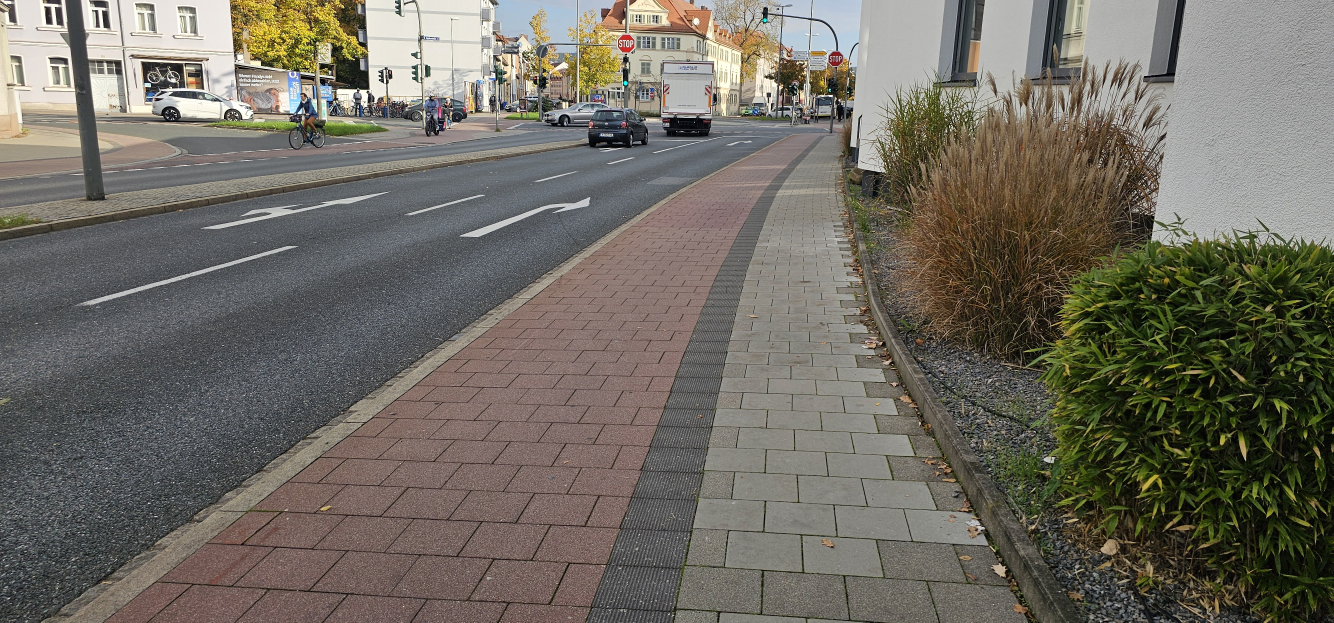
#> input picture python-scripts/testimage.jpg, 4000 x 1868 px, given in place of processed_video.mp4, which was not available (shown at 1/3 size)
$ python 02-feature-extraction.py   (older library calls are emulated)
#> lines starting #> are read from the running program, lines starting #| are printed output that depends on the picture; after the words box and inside, x2 and y2 are one past the last pixel; in counts of white or black regions, pixels touching at a corner belong together; pictures that were not available may be replaced by others from this repository, and a replacement may not be noted
import cv2
import numpy as np
from skimage.feature import local_binary_pattern

def extract_lbp_features(frame, radius=1, n_points=8):
    """Extract Local Binary Pattern (LBP) features from a grayscale image."""
    gray_frame = cv2.cvtColor(frame, cv2.COLOR_BGR2GRAY)
    lbp = local_binary_pattern(gray_frame, n_points, radius, method='uniform')
    return lbp

def extract_features(video_path):
    cap = cv2.VideoCapture(video_path)

    while cap.isOpened():
        ret, frame = cap.read()
#> frame is the input picture: shape (1868, 4000, 3); mean B, G, R 98.5, 107.6, 111.7
        if not ret:
            break

        # Resize the frame for consistency
        frame = cv2.resize(frame, (640, 480))
#> frame: shape (480, 640, 3)

        # Extract LBP features
        lbp_features = extract_lbp_features(frame)

        # Convert frame to YCrCb color space and extract luminance
        ycrcb = cv2.cvtColor(frame, cv2.COLOR_BGR2YCrCb)
#> ycrcb: shape (480, 640, 3); mean of channels 0, 1, 2 107.7, 130.8, 122.7
        gray = ycrcb[:, :, 0]

        # Apply Sobel operator for gradient detection
        grad_x = cv2.Sobel(gray, cv2.CV_64F, 1, 0, ksize=3)
        grad_y = cv2.Sobel(gray, cv2.CV_64F, 0, 1, ksize=3)
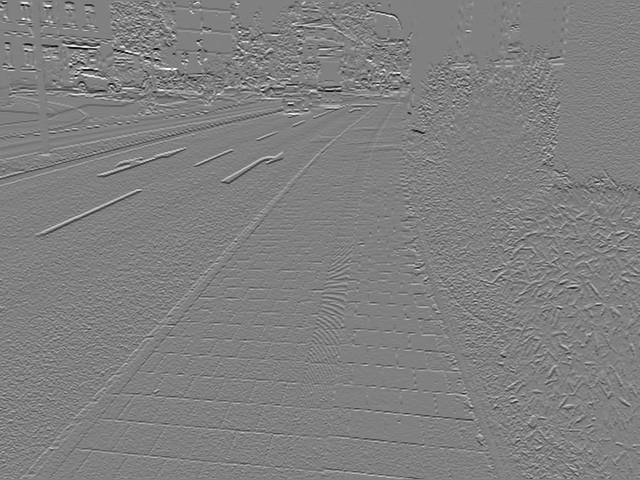
#> grad_y: shape (480, 640) float64; min -929, max 913, mean -1.4; drawn with min black and max white
        magnitude = cv2.magnitude(grad_x, grad_y)
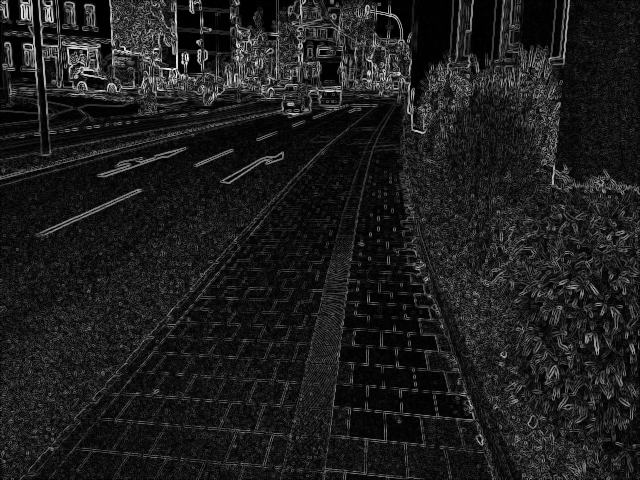
#> magnitude: shape (480, 640) float64; min 0, max 987.4, mean 115.6; drawn with min black and max white
        orientation = cv2.phase(grad_x, grad_y, angleInDegrees=True)
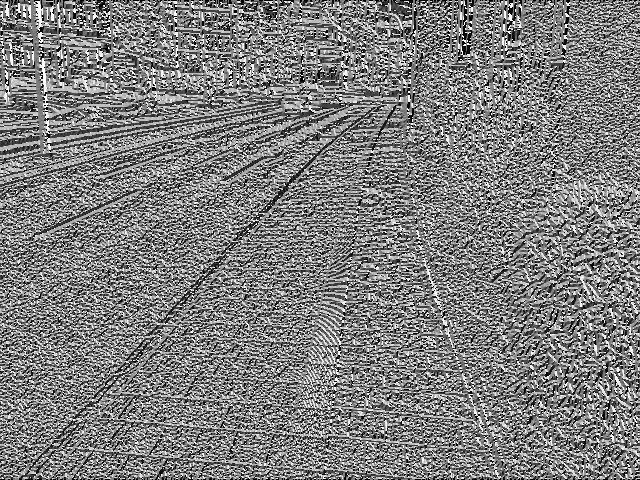
#> orientation: shape (480, 640) float64; min 0, max 359.9, mean 178.3; drawn with min black and max white

        # Normalize gradient magnitude for display
        magnitude_display = magnitude / np.max(magnitude + 1e-6)

        # Apply adaptive thresholding to magnitude
        magnitude_uint8 = cv2.convertScaleAbs(magnitude)
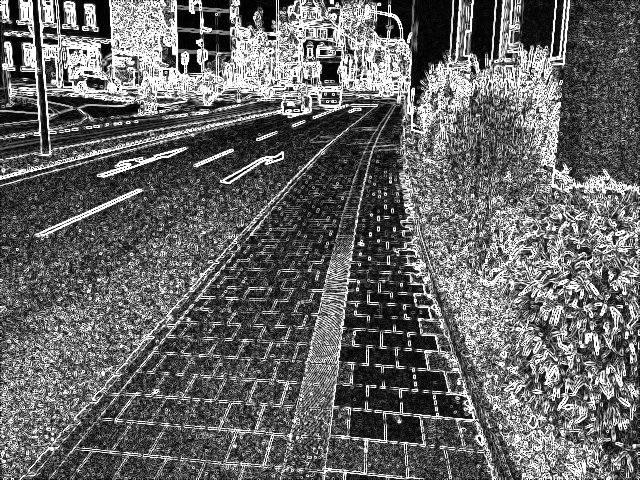
#> magnitude_uint8: shape (480, 640); min 0, max 255, mean 102
        adaptive_thresh = cv2.adaptiveThreshold(
            magnitude_uint8, 255, cv2.ADAPTIVE_THRESH_GAUSSIAN_C,
            cv2.THRESH_BINARY, 11, 2)
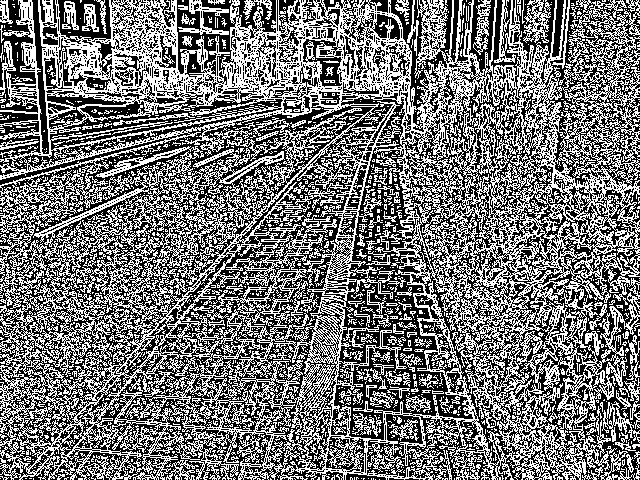
#> adaptive_thresh: shape (480, 640); 46% white in thin lines or dots

        # Find contours on the thresholded image
        contours, _ = cv2.findContours(adaptive_thresh, cv2.RETR_EXTERNAL, cv2.CHAIN_APPROX_SIMPLE)
#> contours = 308 contours, 281 with area under 20; largest, box (x1, y1, x2, y2) and area: (0, 0, 640, 480) 266612, (523, 0, 552, 43) 572, (473, 0, 491, 55) 440, (178, 0, 229, 35) 440, (602, 401, 640, 443) 419

        # Draw detected contours on the frame
        output_frame = frame.copy()
        cv2.drawContours(output_frame, contours, -1, (0, 255, 0), 2)
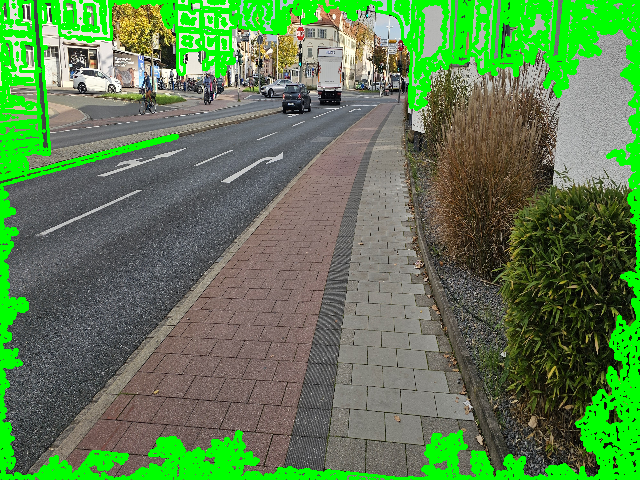
#> output_frame: shape (480, 640, 3); mean B, G, R 80.3, 128, 91.8

        # Overlay LBP visualization
        lbp_vis = (lbp_features / lbp_features.max() * 255).astype(np.uint8)
        lbp_color = cv2.applyColorMap(lbp_vis, cv2.COLORMAP_JET)
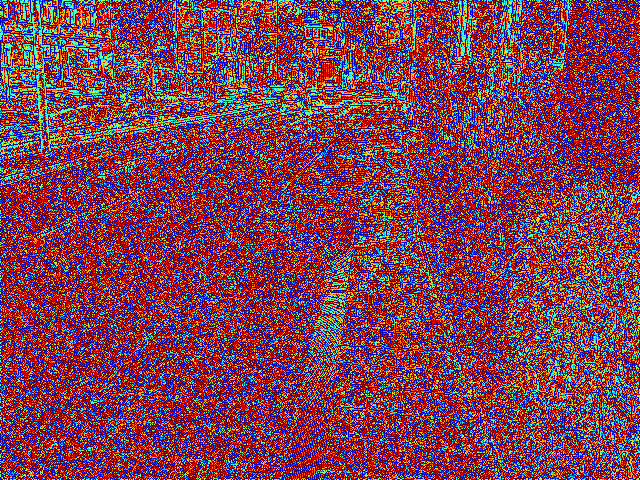
#> lbp_color: shape (480, 640, 3); mean B, G, R 81.4, 63.2, 123.4

        # Display results
        cv2.imshow('Original Frame', frame)
        cv2.imshow('LBP Features', lbp_color)
        cv2.imshow('Gradient Magnitude', magnitude_display)
        cv2.imshow('Contours', output_frame)

        if cv2.waitKey(1) & 0xFF == ord('q'):
#> (key q is pressed here)
            break

    cap.release()
    cv2.destroyAllWindows()

# Example usage
video_path = r'C:\Users\taimo\Desktop\PedestrianNavigationCV-FAU\research-papers-implementation\vision-based-pavement-marking-detection-and-condition-assessment-a-case-study\processed_video.mp4'
extract_features(video_path)
